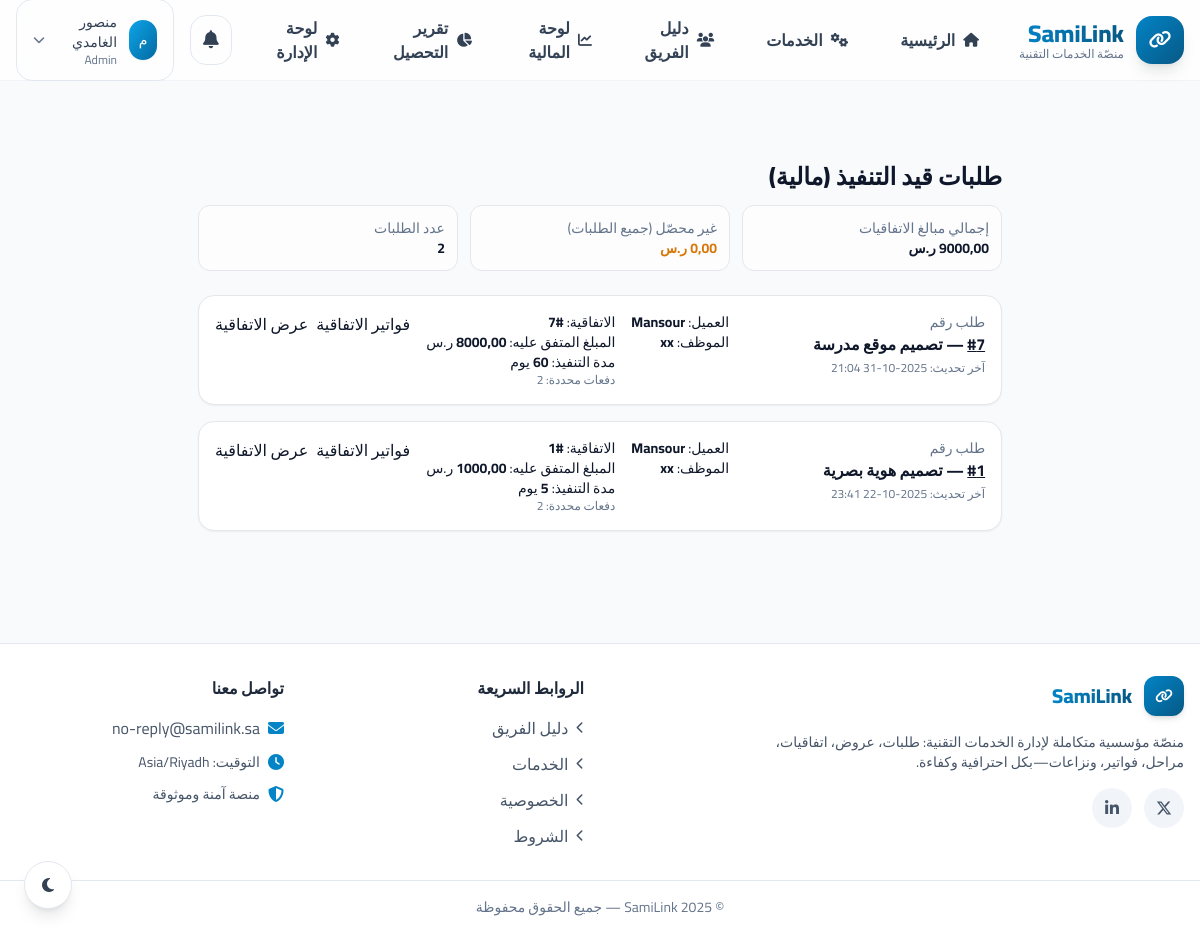
Page /finance/in-progress/ (signed in) on the earlier database version.
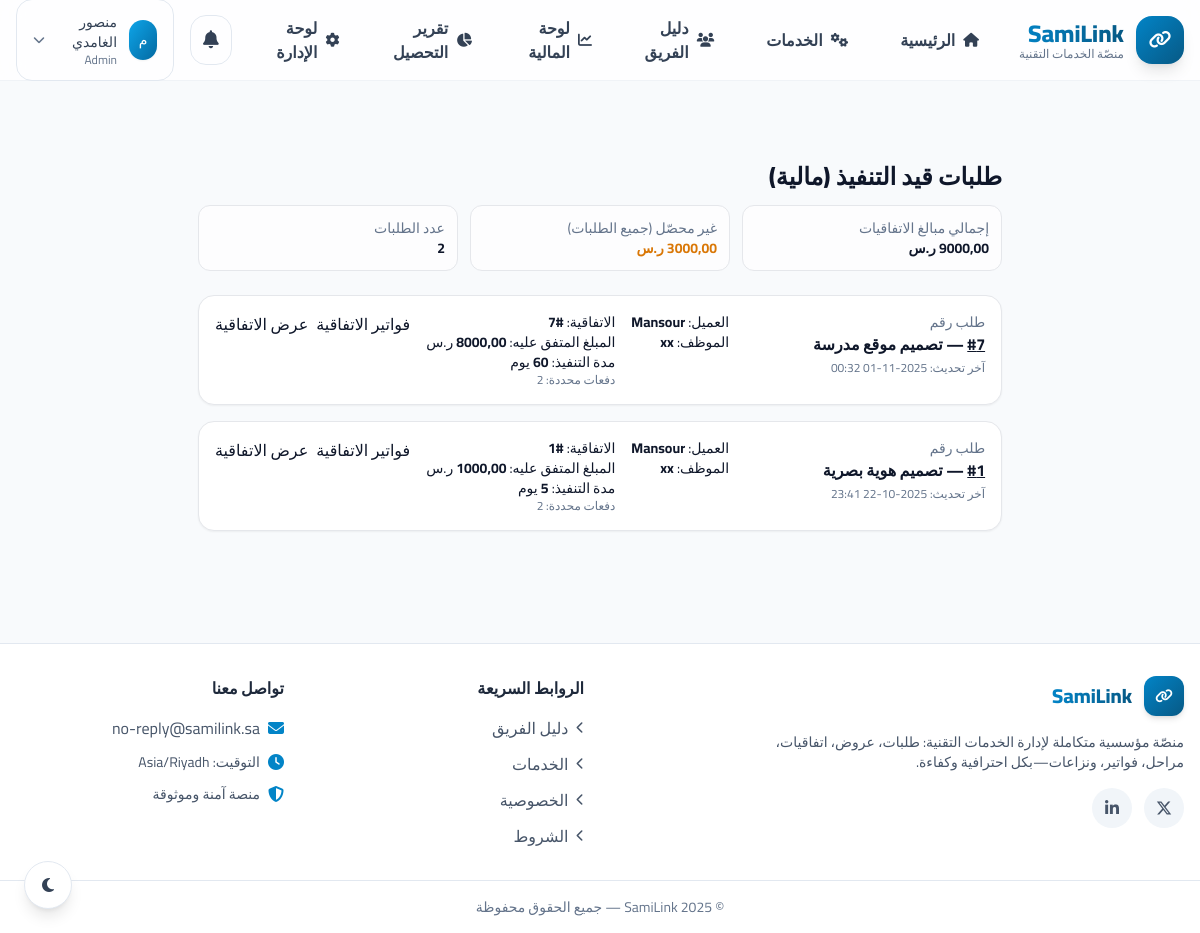
Same page on the later database version.
### marketplace/models.py (models this page shows, shortened)
class Request(models.Model):
    class Status(models.TextChoices):
        NEW = "new", "طلب جديد"
        OFFER_SELECTED = "offer_selected", "تم اختيار عرض"
        AGREEMENT_PENDING = "agreement_pending", "اتفاقية بانتظار الموافقة"
        IN_PROGRESS = "in_progress", "قيد التنفيذ"
        COMPLETED = "completed", "مكتمل"
        DISPUTED = "disputed", "نزاع"          # توحيد التسمية إلى DISPUTED للتوافق مع بقية التطبيقات
        CANCELLED = "cancelled", "ملغى"
    client = models.ForeignKey(User, on_delete=models.CASCADE, related_name="requests_as_client")
    assigned_employee = models.ForeignKey(
        User, on_delete=models.SET_NULL, related_name="requests_as_employee", null=True, blank=True
    )
    title = models.CharField("العنوان", max_length=160)
    details = models.TextField("التفاصيل", blank=True)
    estimated_duration_days = models.PositiveIntegerField("مدة تقديرية (أيام)", default=7)
    estimated_price = models.DecimalField("سعر تقريبي", max_digits=12, decimal_places=2, default=0)
    links = models.TextField("روابط مرتبطة (اختياري)", blank=True)
    status = models.CharField(max_length=32, choices=Status.choices, default=Status.NEW, db_index=True)
    has_milestones = models.BooleanField(default=False)
    has_dispute = models.BooleanField(default=False)
    offer_selected_at = models.DateTimeField("تاريخ اختيار العرض", null=True, blank=True)
    agreement_due_at = models.DateTimeField("موعد استحقاق إرسال الاتفاقية", null=True, blank=True)
    sla_agreement_overdue = models.BooleanField("تجاوز مهلة إنشاء الاتفاقية (تم التنبيه؟)", default=False)
    created_at = models.DateTimeField(auto_now_add=True)
    updated_at = models.DateTimeField(auto_now=True)
    class Meta:
        indexes = [
            models.Index(fields=["status", "created_at"]),
            models.Index(fields=["client"]),
            models.Index(fields=["assigned_employee"]),
            models.Index(fields=["agreement_due_at"]),
        ]
        verbose_name = "طلب"
        verbose_name_plural = "طلبات"

### accounts/models.py (models this page shows, shortened)
class User(AbstractBaseUser, PermissionsMixin):
    class Role(models.TextChoices):
        ADMIN = "admin", "مدير عام"
        FINANCE = "finance", "مالية"
        EMPLOYEE = "employee", "موظف"
        CLIENT = "client", "عميل"
    email = models.EmailField("البريد الإلكتروني", unique=True, db_index=True)
    phone = models.CharField(
        "الجوال",
        max_length=16,  # + ثم حتى 15 رقم
        blank=True,
        null=True,
        help_text="أدخل أي صيغة (05 أو 00966 أو 966 أو +966). سيُحفظ دوليًا تلقائيًا.",
        validators=[RegexValidator(r"^[\d\+\s\-\(\)]{3,}$", "صيغة رقم غير صالحة.")],
    )
    name = models.CharField("الاسم", max_length=150, blank=True)
    role = models.CharField("الدور", max_length=16, choices=Role.choices, default=Role.CLIENT)
    is_active = models.BooleanField(default=True)
    is_staff = models.BooleanField(default=False)
    date_joined = models.DateTimeField(default=timezone.now)
    objects = UserManager()
    USERNAME_FIELD = "email"
    REQUIRED_FIELDS: list[str] = []
    class Meta:
        verbose_name = "مستخدم"
        verbose_name_plural = "مستخدمون"
        indexes = [
            models.Index(fields=["role"]),
            models.Index(fields=["email"]),
            models.Index(fields=["phone"]),
        ]
        constraints = [
            models.UniqueConstraint(
                Lower("email"), name="uniq_user_email_ci"
            ),
        ]
    def __str__(self):
        return self.name or self.email

### agreements/models.py (models this page shows, shortened)
class Agreement(models.Model):
    class Status(models.TextChoices):
        DRAFT = "draft", "مسودة"
        PENDING = "pending", "بانتظار موافقة العميل"
        ACCEPTED = "accepted", "تمت الموافقة"
        REJECTED = "rejected", "مرفوضة"
    request = models.OneToOneField(
        "marketplace.Request",
        on_delete=models.CASCADE,
        related_name="agreement",
        verbose_name="الطلب",
    )
    employee = models.ForeignKey(
        User,
        on_delete=models.PROTECT,
        related_name="agreements_as_employee",
        verbose_name="الموظف",
    )
    title = models.CharField("عنوان الاتفاقية", max_length=200)
    text = models.TextField("نص الاتفاقية", blank=True)
    duration_days = models.PositiveIntegerField("المدة (أيام)", default=7)
    total_amount = models.DecimalField(
        "الإجمالي (ريال)", max_digits=12, decimal_places=2, default=Decimal("0.00")
    )
    status = models.CharField(max_length=16, choices=Status.choices, default=Status.DRAFT)
    rejection_reason = models.TextField("سبب الرفض (إن وُجد)", blank=True)
    created_at = models.DateTimeField(auto_now_add=True)
    updated_at = models.DateTimeField(auto_now=True)
    class Meta:
        indexes = [
            models.Index(fields=["status", "created_at"]),
            models.Index(fields=["employee"]),
        ]
        constraints = [
            models.CheckConstraint(check=models.Q(total_amount__gte=0), name="agreement_total_amount_gte_0"),
            models.CheckConstraint(check=models.Q(duration_days__gte=1), name="agreement_duration_days_gte_1"),
        ]
        verbose_name = "اتفاقية"
        verbose_name_plural = "اتفاقيات"

### finance/views.py (the view)
# urls.py: path("in-progress/", views.inprogress_requests, name="inprogress"),
@login_required
@require_GET
def inprogress_requests(request):
    if not _is_finance(request.user):
        messages.error(request, "غير مصرح بعرض هذه الصفحة.")
        return redirect("website:home")
    qs = (
        Request.objects.filter(status=getattr(Request.Status, "IN_PROGRESS", "in_progress"))
        .select_related("client", "assigned_employee")
        .order_by("-updated_at", "-id")
    )
    total_reqs = qs.count()
    total_amount = Agreement.objects.filter(request__in=qs).aggregate(s=Sum("total_amount"))["s"] or Decimal("0.00")
    unpaid_total = (
        Invoice.objects.filter(agreement__request__in=qs, status=Invoice.Status.UNPAID).aggregate(s=Sum("amount"))["s"]
        or Decimal("0.00")
    )
    return render(
        request,
        "finance/inprogress_list.html",
        {"requests": qs, "total_reqs": total_reqs, "total_amount": total_amount, "unpaid_total": unpaid_total},
    )

### finance/permissions.py (called while the page is built)
def is_finance(user) -> bool:
    role = getattr(user, "role", "")
    return bool(getattr(user, "is_superuser", False) or getattr(user, "is_staff", False) or role == "finance")

### finance/views.py (called while the page is built)
def _is_finance(user) -> bool:
    return is_finance(user)

### templates/finance/inprogress_list.html (shortened to what this page needs)
{% extends "base.html" %}
{% block content %}
<section class="max-w-7xl mx-auto p-6 rtl" dir="rtl">
  <header class="mb-6">
    <h1 class="text-2xl font-extrabold">طلبات قيد التنفيذ (مالية)</h1>
    <div class="grid md:grid-cols-3 gap-3 text-sm mt-3">
      <div class="rounded-xl border p-3 bg-white/70 dark:bg-slate-800/70">
        <div class="text-slate-500 dark:text-slate-400">إجمالي مبالغ الاتفاقيات</div>
        <div class="font-bold">{{ total_amount|default:0|floatformat:2 }} ر.س</div>
      </div>
      <div class="rounded-xl border p-3 bg-white/70 dark:bg-slate-800/70">
        <div class="text-slate-500 dark:text-slate-400">غير محصّل (جميع الطلبات)</div>
        <div class="font-bold text-amber-600">{{ unpaid_total|default:0|floatformat:2 }} ر.س</div>
      </div>
      <div class="rounded-xl border p-3 bg-white/70 dark:bg-slate-800/70">
        <div class="text-slate-500 dark:text-slate-400">عدد الطلبات</div>
        <div class="font-bold">{{ total_reqs|default:0 }}</div>
      </div>
    </div>
  </header>
  <div class="grid gap-4">
    {% for r in requests %}
      <article class="rounded-2xl border bg-white dark:bg-slate-800 p-4 shadow-sm hover:shadow-md transition-shadow">
        <div class="flex flex-wrap justify-between items-start gap-4">
          <div class="min-w-[240px]">
            <div class="text-sm text-slate-500 dark:text-slate-400">طلب رقم</div>
            <div class="font-bold">
              <a class="underline hover:no-underline" href="{% url 'marketplace:request_detail' r.id %}">#{{ r.id }}</a>
              — {{ r.title|default:"—" }}
            </div>
            <div class="mt-1 text-xs text-slate-500 dark:text-slate-400">
              آخر تحديث: {{ r.updated_at|date:"Y-m-d H:i" }}
            </div>
          </div>
          <div class="text-sm">
            <div>العميل: <strong>{{ r.client }}</strong></div>
            <div>الموظف: <strong>{{ r.assigned_employee|default:"—" }}</strong></div>
          </div>
          <div class="text-sm">
            {% if r.agreement %}
              <div>الاتفاقية: <strong>#{{ r.agreement.id }}</strong></div>
              <div>المبلغ المتفق عليه: <strong>{{ r.agreement.total_amount|default:0|floatformat:2 }}</strong> ر.س</div>
              <div>مدة التنفيذ: <strong>{{ r.agreement.duration_days|default:0 }}</strong> يوم</div>
              <div class="text-xs text-slate-500 dark:text-slate-400">
                دفعات محددة: {{ r.agreement.milestones.count|default:0 }}
              </div>
            {% else %}
              <div class="text-slate-500">لا توجد اتفاقية</div>
            {% endif %}
          </div>
          <div class="flex items-center gap-2">
            {% if r.agreement %}
              <a class="btn btn-primary" href="{% url 'finance:agreement_invoices' r.agreement.id %}">
                فواتير الاتفاقية
              </a>
              <a class="btn btn-ghost" href="{% url 'agreements:detail' r.agreement.id %}">
                عرض الاتفاقية
              </a>
            {% else %}
              <span class="text-slate-500">—</span>
            {% endif %}
          </div>
        </div>
      </article>
    {% empty %}
      <div class="text-slate-500">لا توجد طلبات حالياً في مرحلة التنفيذ.</div>
    {% endfor %}
  </div>
</section>
{% endblock %}

Differences in the rows shown:
changed Request "تصميم موقع مدرسة": updated_at "2025-10-31 21:04" → "2025-11-01 00:32"
Other differences:
{{ unpaid_total|default:0|floatformat:2 }}: "0,00" → "3000,00"
